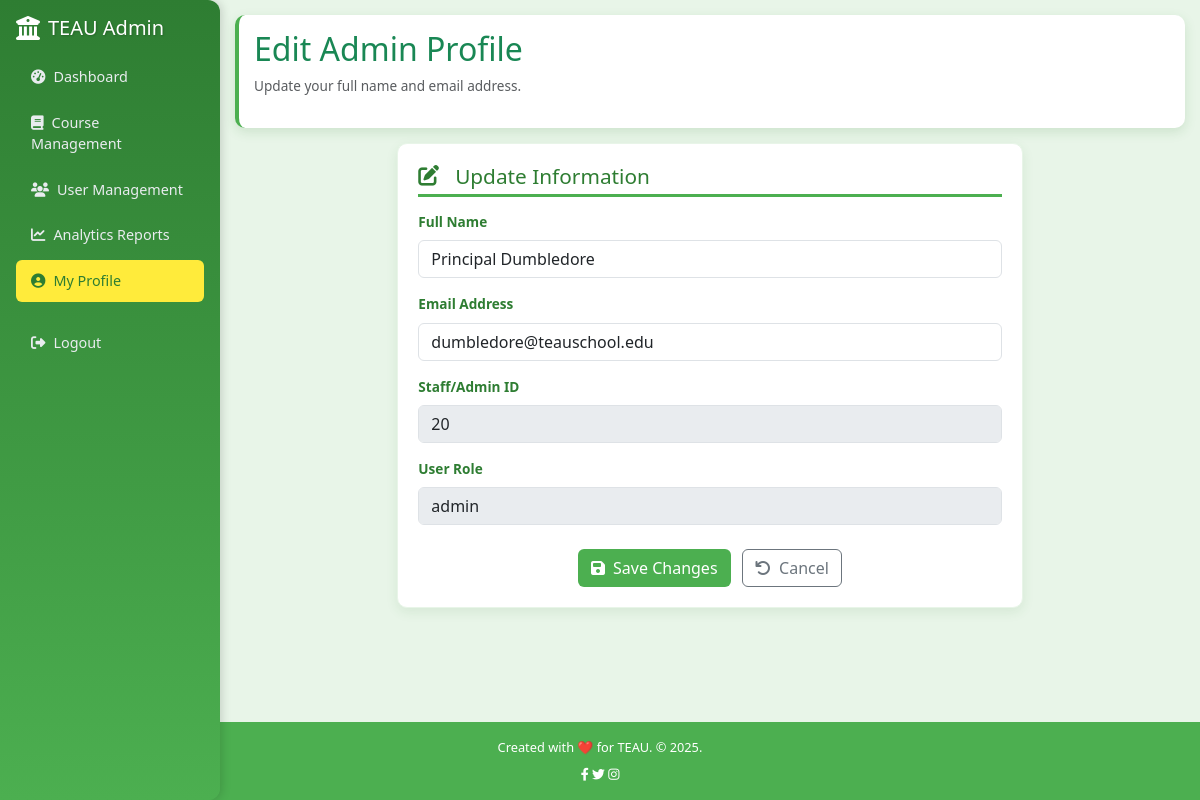
Screenshot of /edit_admin_profile.php (signed in) with the database file from the repository.
### tables this page shows
CREATE TABLE `user` (
  `id` int(11) NOT NULL,
  `fullName` varchar(255) NOT NULL,
  `email` varchar(255) NOT NULL,
  `program` varchar(255) DEFAULT NULL,
  `year` varchar(50) DEFAULT NULL,
  `semester` varchar(50) DEFAULT NULL,
  `password` varchar(255) NOT NULL,
  `userType` varchar(50) NOT NULL DEFAULT 'student',
  `reset_token` varchar(255) DEFAULT NULL,
  `token_expiry` datetime DEFAULT NULL
);

### edit_admin_profile.php (the view, shortened to what this page needs)
<?php
include "config.php";
$id = $_SESSION['id'];
$fullName = '';
$email = '';
$error = '';
$stmt = $conn->prepare("SELECT id, fullName, userType, email FROM user WHERE id = ? AND userType = 'admin'");
if (!$stmt) {
    error_log("Prepare failed: " . $conn->error);
    $error = "Could not fetch user data. Database error.";
} else {
    $stmt->bind_param("i", $id);
    $stmt->execute();
    $result = $stmt->get_result();
    if ($result->num_rows > 0) {
        $user = $result->fetch_assoc();
        if ($_SERVER['REQUEST_METHOD'] !== 'POST' || !empty($error)) {
            $fullName = htmlspecialchars($user['fullName']);
            $email = htmlspecialchars($user['email']);
        } else {
            $fullName = htmlspecialchars($newFullName ?? '');
            $email = htmlspecialchars($newEmail ?? '');
        }
        $userType = htmlspecialchars($user['userType']);
        $adminId = htmlspecialchars($user['id']);
    } else {
        error_log("No admin found for ID: " . $id);
        session_destroy();
        header("Location: auth.php?error=user_not_found");
        exit();
    }
}
?>
<!DOCTYPE html>
<html lang="en">
<head>
    <link href="https://cdn.jsdelivr.net/npm/bootstrap@5.3.3/dist/css/bootstrap.min.css" rel="stylesheet">
    <link href="https://cdnjs.cloudflare.com/ajax/libs/font-awesome/6.4.0/css/all.min.css" rel="stylesheet">
</head>
<body>
    <div class="d-flex flex-column flex-grow-1">
        <div class="d-flex">
            <nav id="mobileSidebar" class="sidebar d-lg-block">
                <div class="d-flex align-items-center mb-3">
                    <i class="fas fa-university fs-4 me-2"></i>
                    <h4 class="mb-0 fs-5">TEAU Admin</h4>
                </div>
                <ul class="nav flex-column">
                     <li class="nav-item mb-1">
                    <a class="nav-link " href="admin_dashboard.php"><i class="fas fa-tachometer-alt me-2"></i>Dashboard</a>
                </li>
                <li class="nav-item mb-1">
                    <a class="nav-link" href="course.php"><i class="fas fa-book me-2"></i>Course Management</a>
                </li>
                <li class="nav-item mb-1">
                    <a class="nav-link" href="user.php"><i class="fas fa-users me-2"></i>User Management</a>
                </li>
                <li class="nav-item mb-1">
                    <a class="nav-link" href="Analytic.php"><i class="fas fa-chart-line me-2"></i>Analytics Reports</a>
                </li>
                <li class="nav-item mb-1">
                    <a class="nav-link active" href="admin_profile.php"><i class="fas fa-user-circle me-2"></i>My Profile</a>
                </li>
            </ul>
             <ul class="nav flex-column pt-3">
                 <li class="nav-item">
                     <a class="nav-link" href="logout.php"><i class="fas fa-sign-out-alt me-2"></i>Logout</a>
                 </li>
             </ul>
            </nav>
            <main class="main flex-grow-1 mt-lg-0">
                <div class="header">
                    <h2 class="text-success">Edit Admin Profile</h2>
                    <p class="text-muted">Update your full name and email address.</p>
                </div>
                <div class="row">
                    <div class="col-lg-8 offset-lg-2 col-md-10 offset-md-1">
                        <div class="card">
                            <h3><i class="fas fa-edit me-3"></i>Update Information</h3>
                            <form action="edit_admin_profile.php" method="POST">
                                <div class="mb-3">
                                    <label for="fullName" class="form-label">Full Name</label>
                                    <input type="text" class="form-control" id="fullName" name="fullName" value="<?php echo $fullName; ?>" required>
                                </div>
                                <div class="mb-3">
                                    <label for="email" class="form-label">Email Address</label>
                                    <input type="email" class="form-control" id="email" name="email" value="<?php echo $email; ?>" required>
                                </div>
                                <div class="mb-3">
                                    <label for="adminId" class="form-label">Staff/Admin ID</label>
                                    <input type="text" class="form-control" id="adminId" value="<?php echo $adminId; ?>" disabled>
                                </div>
                                <div class="mb-3">
                                    <label for="userType" class="form-label">User Role</label>
                                    <input type="text" class="form-control" id="userType" value="<?php echo $userType; ?>" disabled>
                                </div>
                                <div class="mt-4 text-center">
                                    <button type="submit" class="btn teaus-primary me-2"><i class="fas fa-save me-2"></i>Save Changes</button>
                                    <a href="admin_profile.php" class="btn btn-outline-secondary"><i class="fas fa-undo me-2"></i>Cancel</a>
                                </div>
                            </form>
                        </div>
                    </div>
                </div>
            </main>
        </div>
    </div>
    <footer class="footer mt-auto py-3">
        <div class="container text-center">
            <p>Created with ❤️ for TEAU. &copy; 2025.</p>
            <div class="social-icons mt-2">
                <a href="#" class="text-white"><i class="fab fa-facebook-f"></i></a>
                <a href="#" class="text-white"><i class="fab fa-twitter"></i></a>
                <a href="#" class="text-white"><i class="fab fa-instagram"></i></a>
            </div>
        </div>
    </footer>
</body>
</html>

### edit_admin_profile.php (style rules this page uses)
body { font-family: 'Segoe UI', Tahoma, Geneva, Verdana, sans-serif; background-color: #E8F5E8; color: #333; display: flex; flex-direction: column; min-height: 100vh; font-size: 0.85rem; margin: 0; }
.teaus-primary { background-color: #4CAF50; color: white; transition: background-color 0.3s; }
.sidebar { width: 220px; background: linear-gradient(to bottom, #2E7D32 0%, #4CAF50 100%); color: white; height: 100vh; position: fixed; top: 0; left: 0; overflow-y: auto; border-radius: 0 12px 12px 0; box-shadow: 2px 0 10px rgba(0, 0, 0, 0.15); padding: 1rem; transition: transform .3s ease-in-out; z-index: 1040; }
.sidebar h4 { color: #fff; text-shadow: 1px 1px 2px rgba(0, 0, 0, 0.2); }
.sidebar .nav-link { padding: 10px 15px; color: #e9ecef; text-decoration: none; transition: all 0.3s ease; border-radius: 6px; margin: 0; font-size: 0.9rem; }
.sidebar .nav-link:hover, .sidebar .nav-link.active { background-color: #FFEB3B; color: #2E7D32 !important; }
.main { margin-left: 220px; padding: 15px; flex: 1; transition: margin-left .3s ease, margin-top .3s ease; }
.header { background: white; padding: 15px; border-radius: 10px; box-shadow: 0 4px 12px rgba(46, 125, 50, 0.15); margin-bottom: 15px; border-left: 4px solid #4CAF50; }
.card { background: white; padding: 20px; border-radius: 10px; box-shadow: 0 4px 12px rgba(46, 125, 50, 0.1); margin-bottom: 15px; border: 1px solid #E8F5E8; }
.card h3 { color: #2E7D32; margin-bottom: 15px; padding-bottom: 5px; border-bottom: 3px solid #4CAF50; font-size: 1.3rem; display: flex; align-items: center; }
.form-label { font-weight: bold; color: #2E7D32; }
.footer { background-color: #4CAF50; color: white; text-align: center; padding: 10px; margin-top: auto; font-size: 0.8rem; }
.footer p { margin: 0; }

### rows the page displays
user: fullName "Principal Dumbledore", email "dumbledore@teauschool.edu", id "20", userType "admin"
